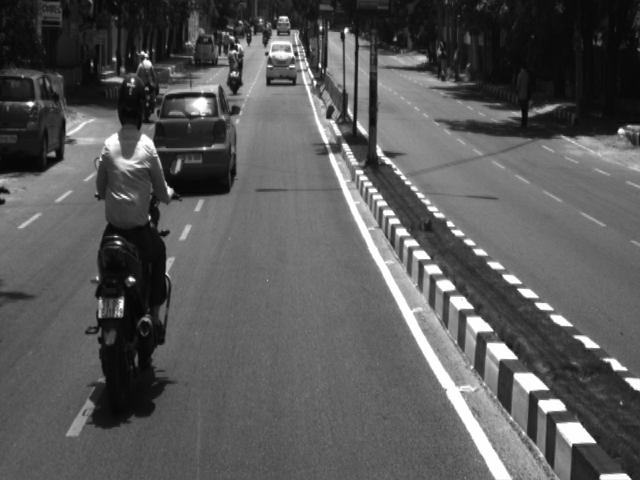
%> input picture Custom_IP_Cores/MathworksHDLCoder/Disparity/leftImage480p.bmp, 640 x 480 px
$ octave stereoimageformatconversion.m   (GNU Octave 9; MATLAB toolbox functions it lacks are replaced by stand-ins)
%> lines starting %> are read from the running program, lines starting %| are printed output that depends on the picture
clear all
close all
clc

left = imread('leftImage480p.bmp');
%> left is the input picture: size 480x640 uint8; min 2, max 255, mean 88.8
right = imread('rightImage480p.bmp');
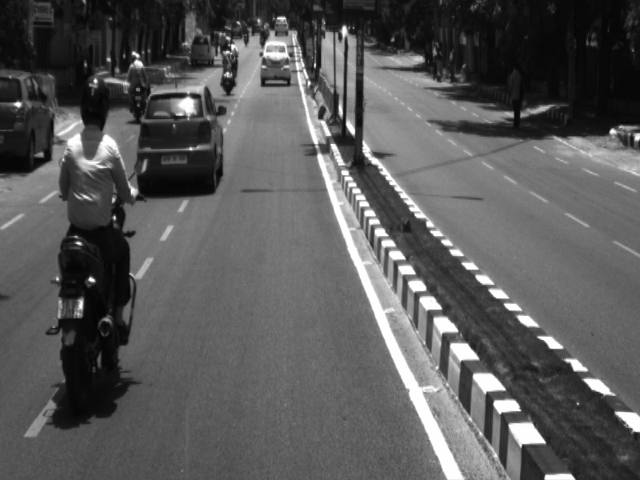
%> input picture Custom_IP_Cores/MathworksHDLCoder/Disparity/rightImage480p.bmp, 640 x 480 px
%> right is the input picture: size 480x640 uint8; min 3, max 255, mean 89.3

[r,c] = size(left);
%> r = 480; c = 640
stereoimg = zeros(r,c,3);
stereoimg(:,:,1) = left;
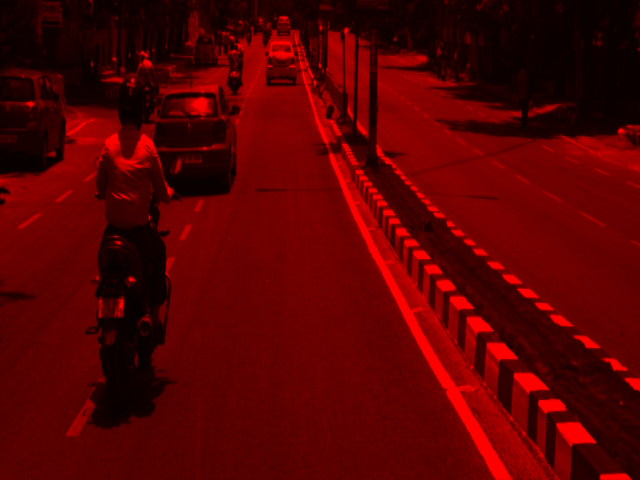
%> stereoimg: size 480x640x3 double; mean R, G, B 88.8, 0, 0
stereoimg(:,:,2) = right;
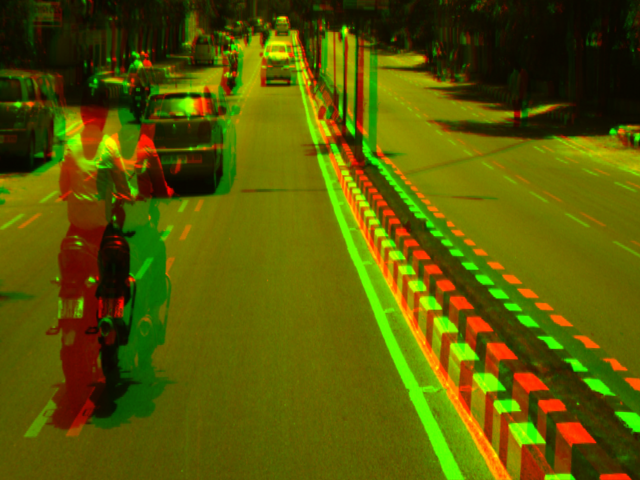
%> stereoimg: size 480x640x3 double; mean R, G, B 88.8, 89.3, 0
stereoimg = uint8(stereoimg);
%> stereoimg: size 480x640x3 uint8
imshow(stereoimg);
imwrite(stereoimg,'stereoTestimg_01_480p.bmp');

% imshow(left)
% figure
% imshow(right)
